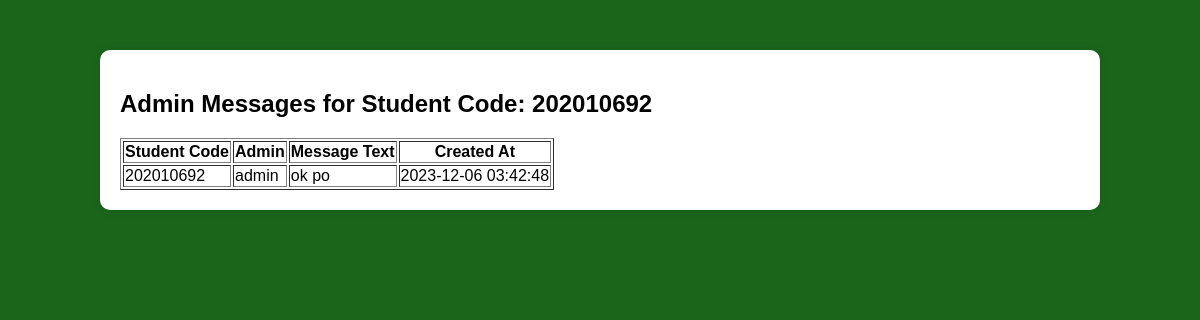
/student/view_admin_reply.php?student_code=202010692, run on the app's committed database.
### tables this page shows
CREATE TABLE `admin_student` (
  `id` int(11) NOT NULL,
  `student_code` varchar(50) NOT NULL,
  `admin` varchar(50) NOT NULL,
  `message_text` text NOT NULL,
  `created_at` timestamp NOT NULL DEFAULT current_timestamp()
);

### student/view_admin_reply.php (the view, shortened to what this page needs)
<!DOCTYPE html>
<html>
<head>
</head>
<body>
    <div class="container">
<?php
$servername = "localhost";
$username = "root";
$password = "";
$dbname = "osrs_db";
$conn = new mysqli($servername, $username, $password, $dbname);
if (isset($_GET['student_code'])) {
    $student_code = $_GET['student_code'];
    $sql = "SELECT student_code, admin, message_text, created_at FROM admin_student WHERE student_code = '$student_code'";
    $result = $conn->query($sql);
    if ($result === false) {
        echo "Error: " . $conn->error;
    } elseif ($result->num_rows > 0) {
        echo '<h2>Admin Messages for Student Code: ' . $student_code . '</h2>';
        echo '<table border="1">';
        echo '<tr><th>Student Code</th><th>Admin</th><th>Message Text</th><th>Created At</th></tr>';
        while ($row = $result->fetch_assoc()) {
            echo '<tr>';
            echo '<td>' . $row['student_code'] . '</td>';
            echo '<td>' . $row['admin'] . '</td>';
            echo '<td>' . $row['message_text'] . '</td>';
            echo '<td>' . $row['created_at'] . '</td>';
            echo '</tr>';
        }
        echo '</table>';
    } else {
        echo 'No records found for student code: ' . $student_code;
    }
} else {
    echo 'No student code provided.';
}
?>
</div>
</body>
</html>

### student/view_admin_reply.php (style rules this page uses)
body { font-family: Arial, sans-serif; margin: 0; padding: 0; background-color: #1B651B; }
.container { width: 80%; margin: 0 auto; background-color: #ffffff; padding: 20px; border-radius: 10px; box-shadow: 0 0 10px rgba(0, 0, 0, 0.1); margin-top: 50px; }

### data on the page
admin_student: student_code "202010692", admin "admin", message_text "ok po", created_at "2023-12-06 03:42:48"

### other printed values
$student_code "202010692"
